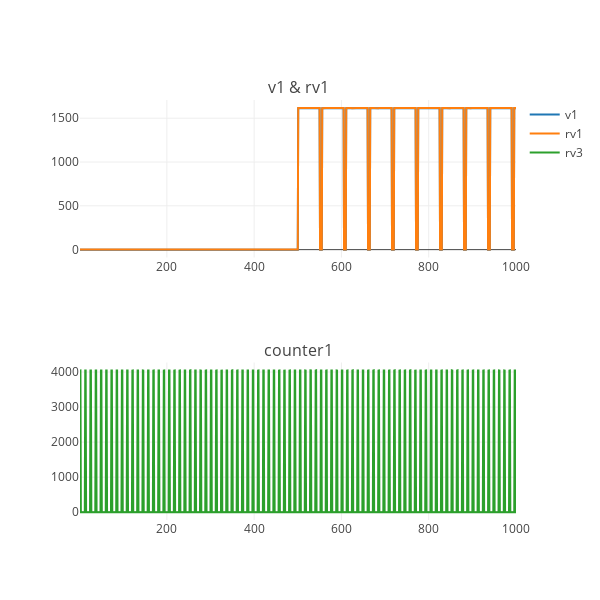

This figure's notebook cell:
### Markdown cell above
Python Plotly Offline
https://plot.ly/python/

Info about subplots here:
https://plot.ly/python/subplots/

### Code cell
sInds=["v1","rv1","counter1"]
dRange=[0,1000]
xV = tempMeta['psData.tm'][dRange[0]:dRange[1]]
y1 = tempMeta['psData.v1'][dRange[0]:dRange[1]]
y2 = tempMeta['psData.rv1'][dRange[0]:dRange[1]]
y3 = tempMeta['psData.rv3'][dRange[0]:dRange[1]]


# Create traces
trace0 = go.Scatter(
    x = xV,
    y = y1,
    mode = 'lines',
    name = sInds[0]
)
trace1 = go.Scatter(
    x = xV,
    y = y2,
    mode = 'lines',
    name = 'rv1'
)
trace2 = go.Scatter(
    x = xV,
    y = y3,
    mode = 'lines',
    name = 'rv3'
)


fig = tools.make_subplots(rows=2, cols=1,subplot_titles=("{} & {}".format(sInds[0],sInds[1]),sInds[2]));
fig.append_trace(trace0, 1, 1);
fig.append_trace(trace1, 1, 1);
fig.append_trace(trace2, 2, 1);
fig['layout'].update(height=600, width=600); # title='trial data'
py.iplot(fig, filename='simple-subplot',image='svg');

### Figure 1 — Plotly figure (JSON) as saved in the notebook; plotly's stock layout.template omitted (floating-point values rounded to 4 significant figures; data arrays with more than 128 entries replaced by an {"elided": "..."} marker saying what was removed)
{"data": [{"mode": "lines", "name": "v1", "type": "scatter", "x": {"elided": "1000 int values"}, "xaxis": "x1", "y": {"elided": "1000 int values"}, "yaxis": "y1"}, {"mode": "lines", "name": "rv1", "type": "scatter", "x": {"elided": "1000 int values"}, "xaxis": "x1", "y": {"elided": "1000 int values"}, "yaxis": "y1"}, {"mode": "lines", "name": "rv3", "type": "scatter", "x": {"elided": "1000 int values"}, "xaxis": "x2", "y": {"elided": "1000 int values"}, "yaxis": "y2"}], "layout": {"annotations": [{"font": {"size": 16}, "showarrow": false, "text": "v1 & rv1", "x": 0.5, "xanchor": "center", "xref": "paper", "y": 1, "yanchor": "bottom", "yref": "paper"}, {"font": {"size": 16}, "showarrow": false, "text": "counter1", "x": 0.5, "xanchor": "center", "xref": "paper", "y": 0.375, "yanchor": "bottom", "yref": "paper"}], "height": 600, "width": 600, "xaxis1": {"anchor": "y1", "domain": [0, 1]}, "xaxis2": {"anchor": "y2", "domain": [0, 1]}, "yaxis1": {"anchor": "x1", "domain": [0.625, 1]}, "yaxis2": {"anchor": "x2", "domain": [0, 0.375]}}}
